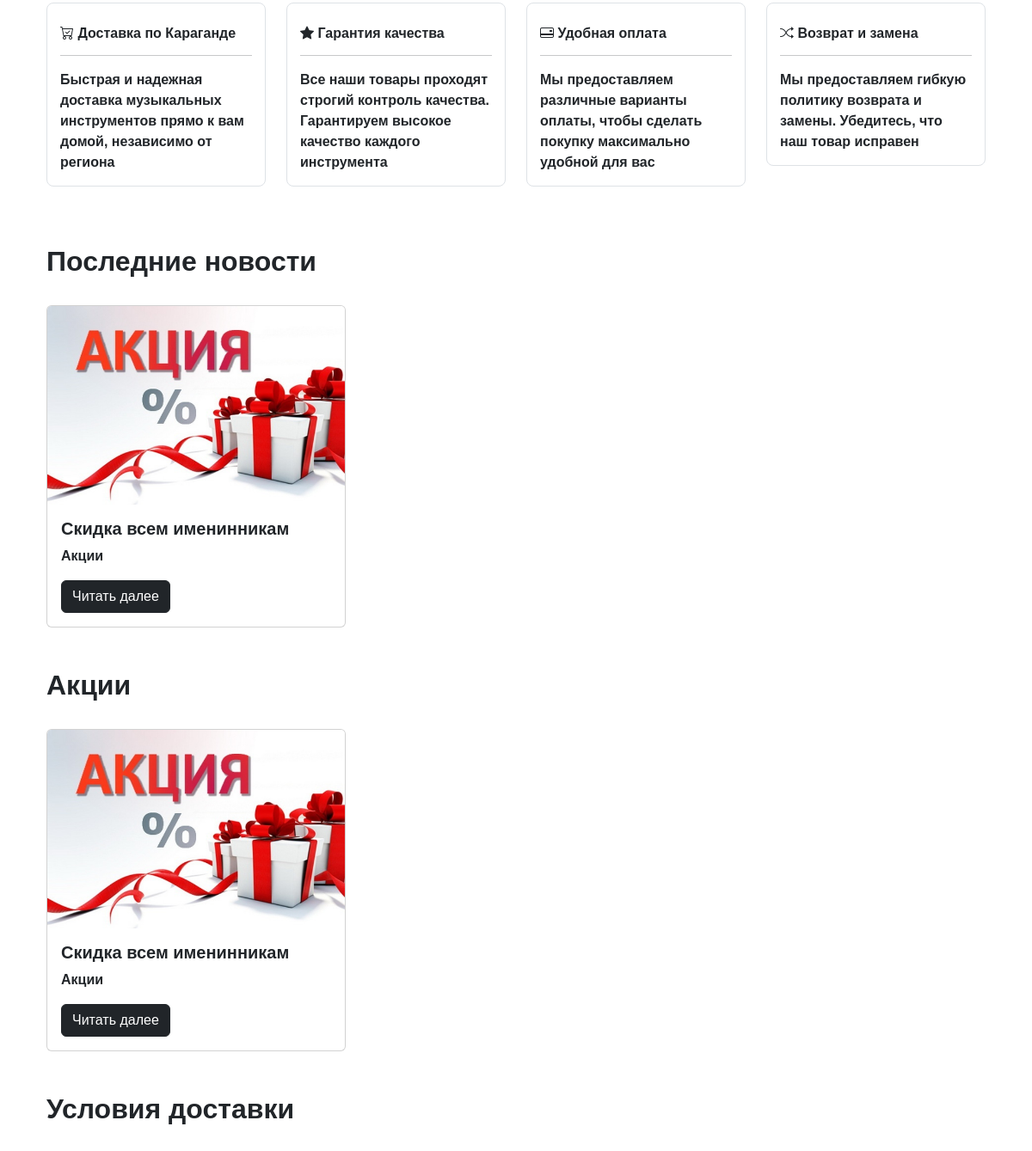
The app's page / (middle part), older data.
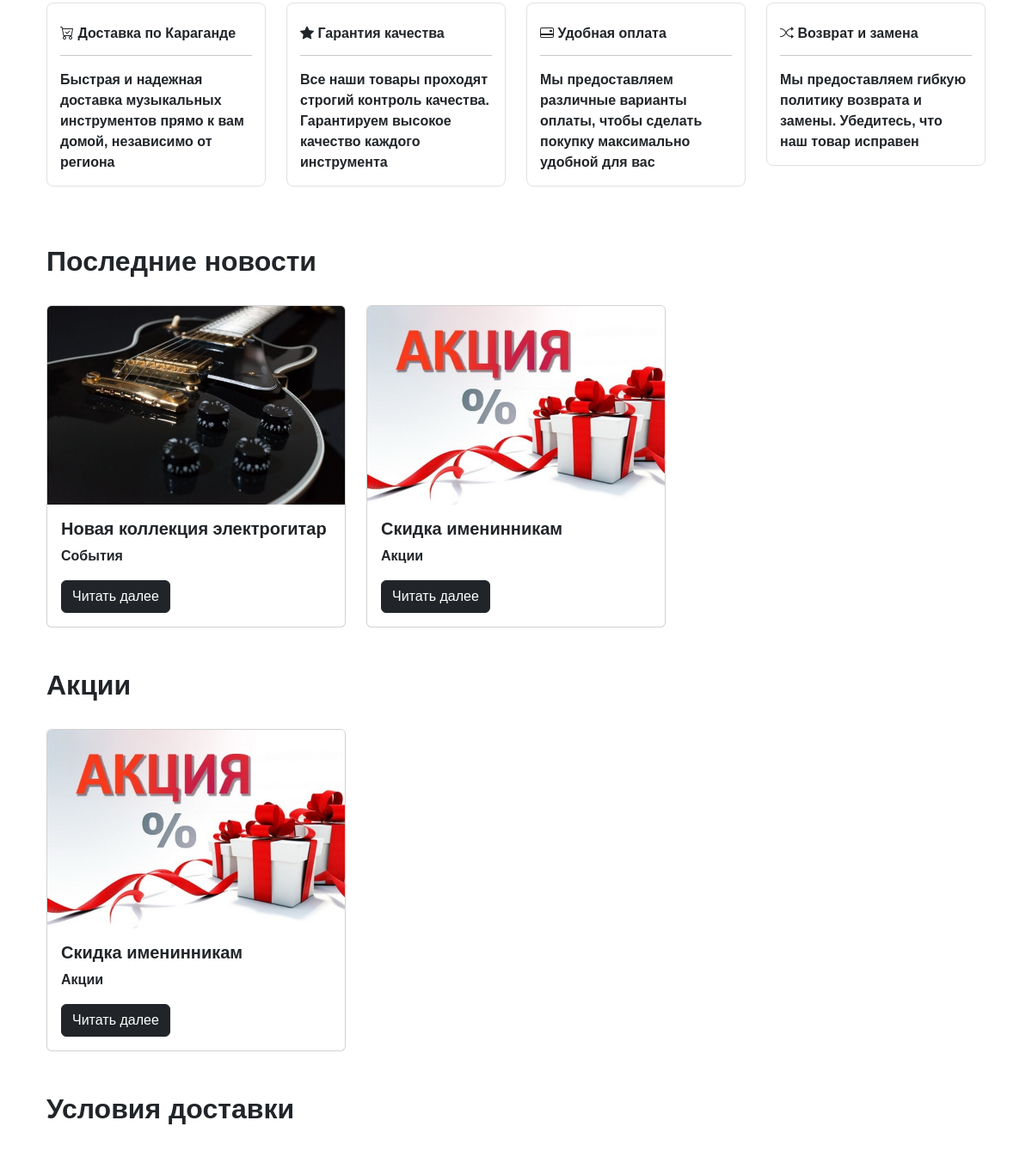
The same page, newer data.
### app/models.py (models this page shows, shortened)
class News(models.Model):
    name = models.CharField("Заголовок новости", max_length=255)
    category = models.ForeignKey(NewsCategory, on_delete=models.CASCADE)
    photo = models.FileField("Изображение", upload_to="news/", blank=True, null=True)
    description = models.TextField("Описание новости")
    date = models.DateTimeField("Дата новости")
    class Meta:
        verbose_name_plural = "Новости"

class NewsCategory(models.Model):
    type_choices = [
        ('Акции', 'Акции'),
        ('События', 'События'),
        ('Организация', 'Организация'),
    ]
    type = models.CharField("Тип новостей", choices=type_choices, max_length=20)
    class Meta:
        verbose_name_plural = "Категории новостей"
    def __str__(self):
        return self.type

### app/views.py (the view)
# urls.py: path('', index, name='index'),
def index(request):
    categories = Category.objects.all()
    action_category = NewsCategory.objects.get(type='Акции')
    action_news = News.objects.filter(category=action_category).order_by('-date')[:4]
    latest_news = News.objects.order_by('-date')[:4]
    return render(request, 'index.html', {'latest_news': latest_news, 'categories': categories,'action_news': action_news})

### templates/index.html (shortened to what this page needs)
{% extends 'base.html' %}
{% load static %}
{% block content %}
<div class="container mt-4">
    <br>
    <br>
    <div class="row">
        <div class="col-md-3">
          <div class="service-card">
            <div class="service-details">
              <h6 class="card-title"><i class="bi bi-cart-check"></i> Доставка по Караганде</h6>
              <hr>
              <p class="card-text">Быстрая и надежная доставка музыкальных инструментов прямо к вам домой, независимо от региона</p>
            </div>
          </div>
        </div>
        <div class="col-md-3">
          <div class="service-card">
            <div class="service-details">
              <h6 class="card-title"><i class="bi bi-star-fill"></i> Гарантия качества</h6>
              <hr>
              <p class="card-text">Все наши товары проходят строгий контроль качества. Гарантируем высокое качество каждого инструмента</p>
            </div>
          </div>
        </div>
        <div class="col-md-3">
          <div class="service-card">
            <div class="service-details">
              <h6 class="card-title"><i class="bi bi-credit-card-2-back"></i> Удобная оплата</h6>
              <hr>
              <p class="card-text">Мы предоставляем различные варианты оплаты, чтобы сделать покупку максимально удобной для вас</p>
            </div>
          </div>
        </div>
        <div class="col-md-3">
          <div class="service-card">
            <div class="service-details">
              <h6 class="card-title"><i class="bi bi-shuffle"></i> Возврат и замена</h6>
              <hr>
              <p class="card-text">Мы предоставляем гибкую политику возврата и замены. Убедитесь, что наш товар исправен</p>
            </div>
          </div>
        </div>
      </div>
      <br>
      <br>
      <h2 class="orange-line" id="section1" >Последние новости</h2>
      <br>
  <div class="row">
    {% for news_item in latest_news %}
      <div class="col-md-4 mb-4">
        <div class="card">
          {% if news_item.photo %}
            <img src="{{ news_item.photo.url }}" class="card-img-top" alt="{{ news_item.name }}">
          {% endif %}
          <div class="card-body">
            <h5 class="card-title">{{ news_item.name }}</h5>
            <p class="card-text">{{ news_item.category }}</p>
            <a href="{% url 'news_detail' pk=news_item.pk %}" class="btn btn-dark">Читать далее</a>
          </div>
        </div>
      </div>
    {% endfor %}
  </div>
  <br>
  <h2 class="orange-line">Акции</h2>
  <br>
<div class="row">
{% for news in action_news %}
  <div class="col-md-4 mb-4">
    <div class="card">
      {% if news.photo %}
        <img src="{{ news.photo.url }}" class="card-img-top" alt="{{ news.name }}">
      {% endif %}
      <div class="card-body">
        <h5 class="card-title">{{ news.name }}</h5>
        <p class="card-text">{{ news.category }}</p>
        <a href="{% url 'news_detail' pk=news.pk %}" class="btn btn-dark">Читать далее</a>
      </div>
    </div>
  </div>
{% endfor %}
</div>
<br>
<h2 class="orange-line" id="section2">Условия доставки</h2>
<br>
<br>
{% endblock %}

Row changes from the older to the newer data that the page shows:
added News: photo (picture), name "Новая коллекция электрогитар", category "События", shown under "Последние новости"
changed News "Акции": name "Скидка всем именинникам" → "Скидка именинникам"
